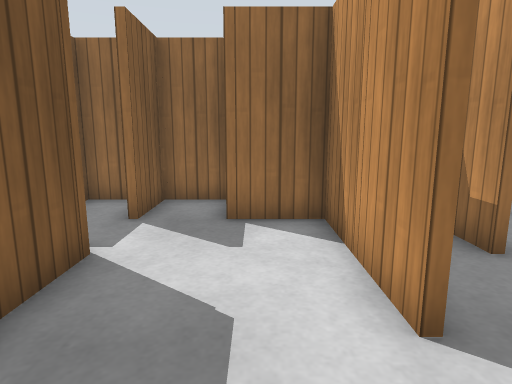
[1] (above)

24 first-person views from a walk through a robot-simulator world made for Gazebo. The camera is 0.86 m above the floor, tilts 10° down and sees 75° across. The floor is counted in squares, 0.5 m on a side. Each view is taken from the middle of a square. On the plan, view 1 faces up. The plan holds only what a view shows up to about 16 squares ahead; the rest is blank. Simple patterns stand in for the simulator's built-in surfaces.

[2]
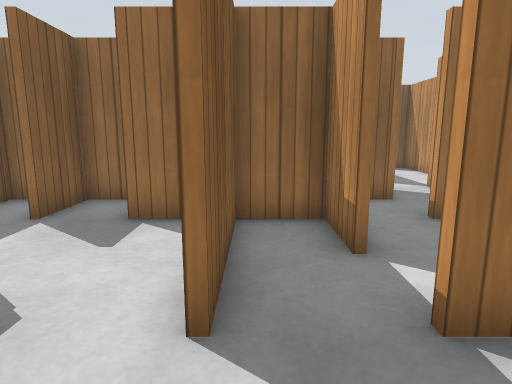

[3]
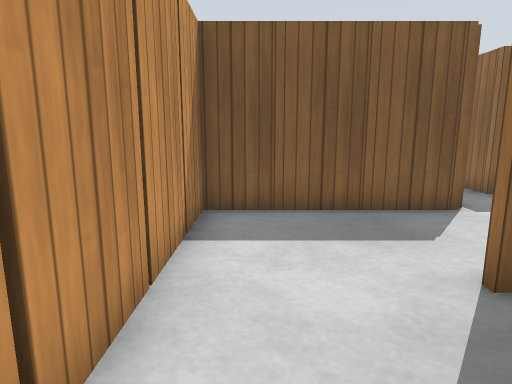

[4]
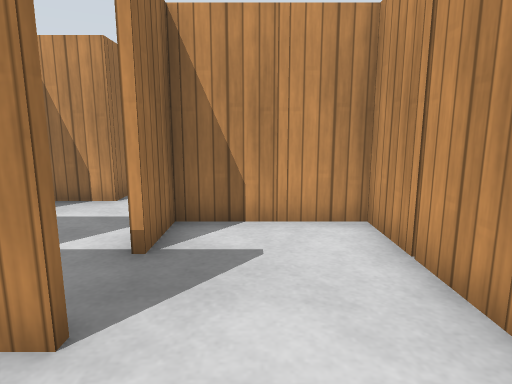

[5]
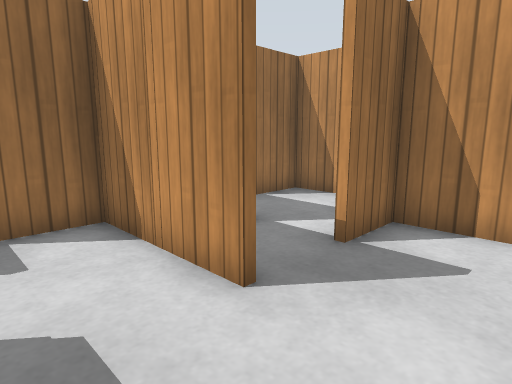

[6]
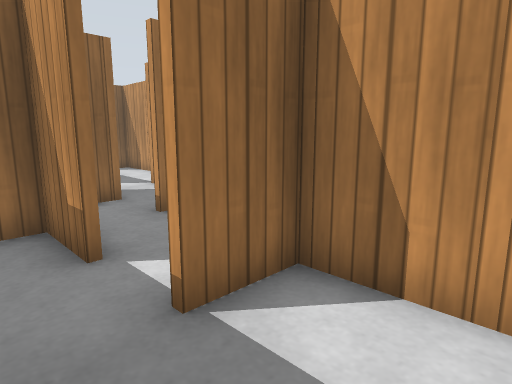

[7]
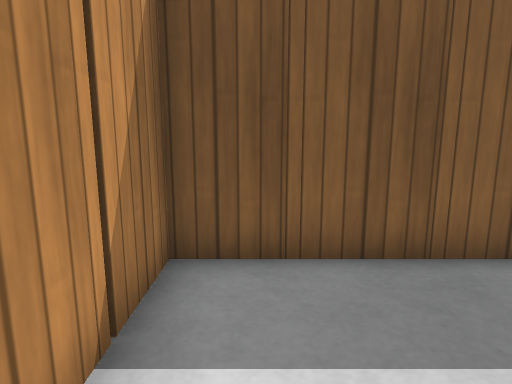

[8]
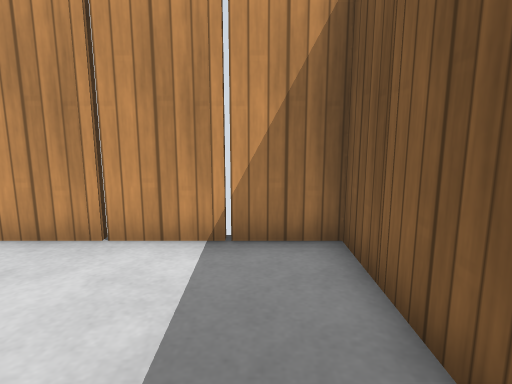

[9]
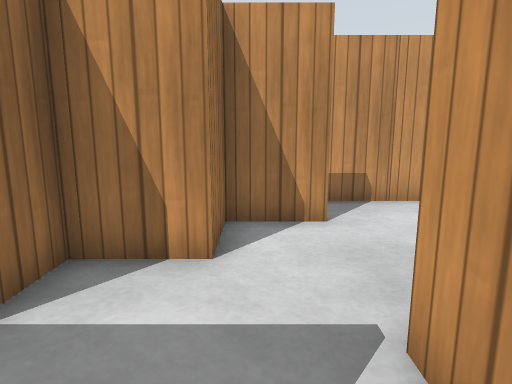

[10]
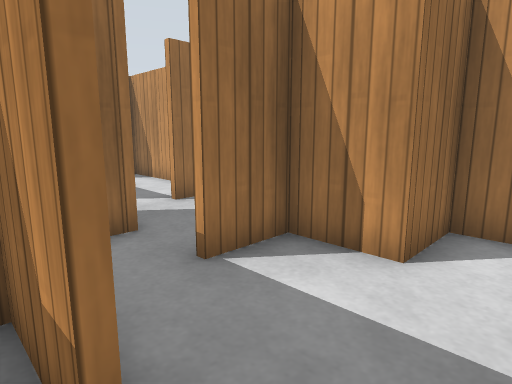

[11]
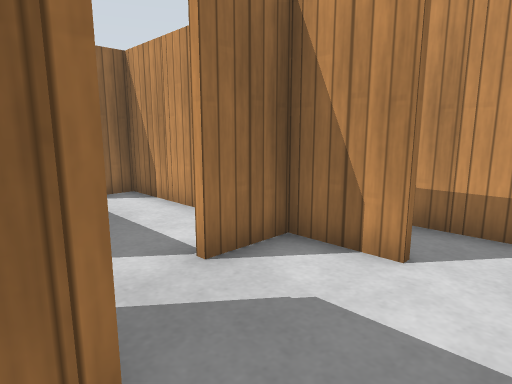

[12]
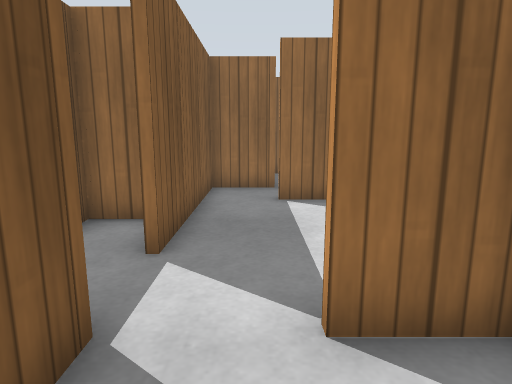

[13]
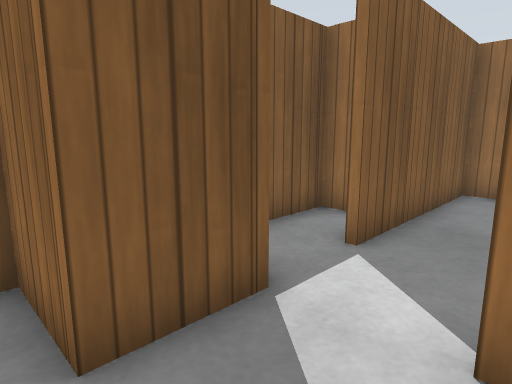

[14]
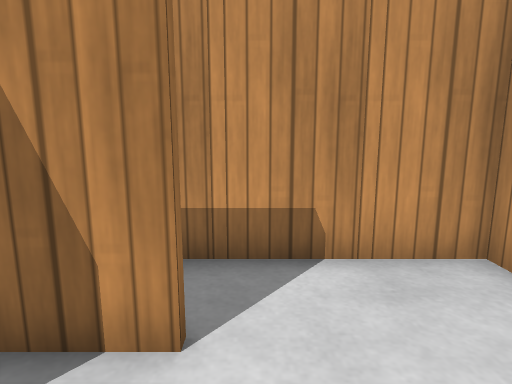

[15]
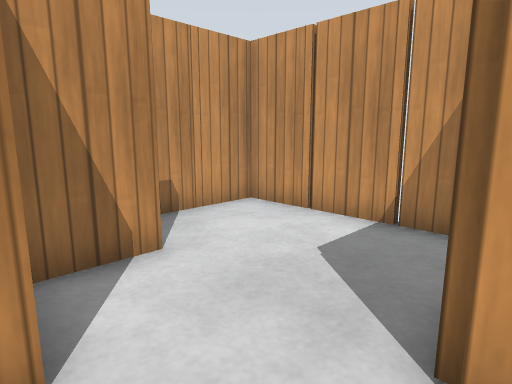

[16]
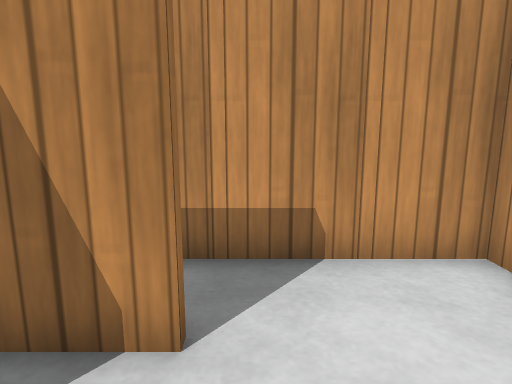

[17]
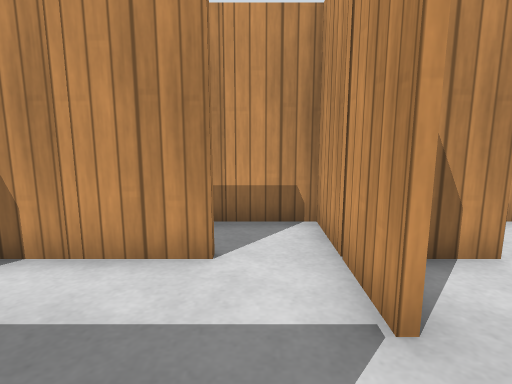

[18]
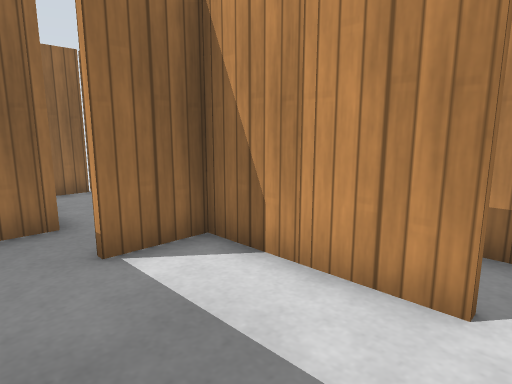

[19]
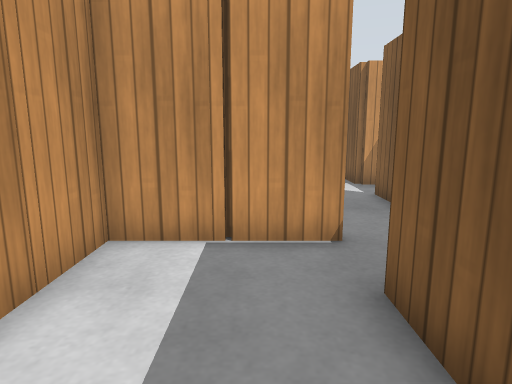

[20]
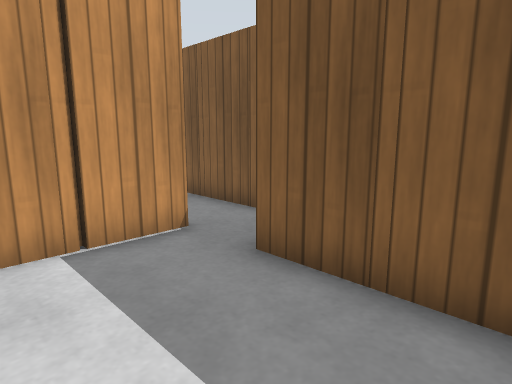

[21]
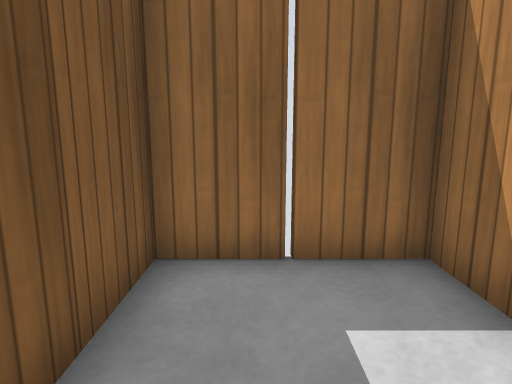

[22]
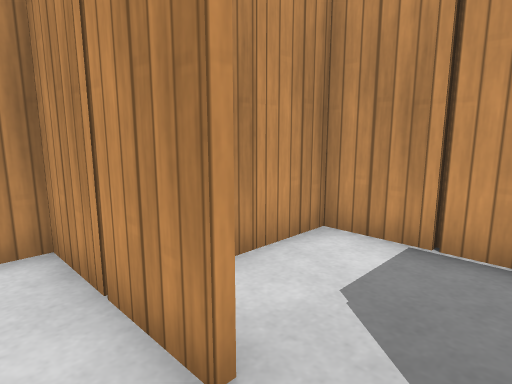

[23]
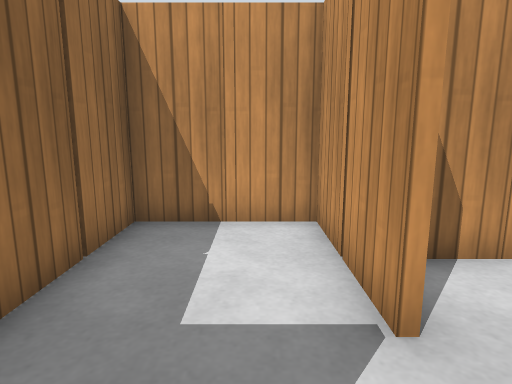

[24]
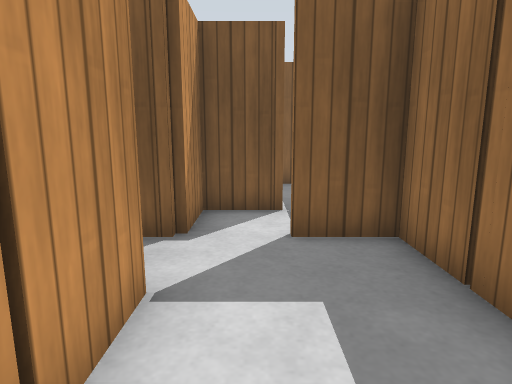

### Floor plan
Points are (right, up) in squares from view 1. A wall is a line through its corners. A room is listed if a view was taken in it or the views show most of it. See-through windows are left out.
Room 1 (views 1, 2, 3, 4, 5, 6, 7, 8, 9, 10, 11, 15)
walls: (1.4, 2.5) (1.4, 6.5); (1.6, 3.5) (1.6, 2.5); (1.6, 5.5) (1.6, 4.4); (3.4, 4.5) (3.4, 6.6) (-0.6, 6.6); (4.4, 2.8) (5.5, 2.8); (-2.4, 1.6) (-2.4, 0.5); (-2.4, 4.5) (-2.4, 2.5); (5.5, 2.6) (3.5, 2.6); (-2.4, -1.2) (5.4, -1.2) (5.4, 1.5); (-2.4, 7.5) (-2.4, 6.5); (-0.8, 8.6) (-1.5, 8.6)
ways out: opening at (6, 5) to room 3; opening at (-2, 6) to room 4; opening at (3.5, 7)
objects: wooden post (-2, 0); wooden post (-2, 2); wooden post (-2, 4); wooden post (0, -1); wooden post (2, -1); wooden post (2, 4); wooden post (2, 6); wooden post (2, 7); wooden post (4, -1); wooden post (4, 6)
Room 2 (views 12, 13, 14, 17, 18, 19, 20, 21, 22, 24)
walls: (5.6, 15.6) (5.6, 14.4); (7.5, 16.8) (11.4, 16.8) (11.4, 19.1); (5.6, 13.6) (5.6, 12.5); (5.6, 17.5) (5.6, 16.4); (9.5, 16.6) (7.5, 16.6); (9.4, 12.5) (9.4, 15.5); (3.6, 13.5) (3.6, 12.8); (7.5, 10.8) (11.4, 10.8) (11.4, 13); (2.5, 14.8) (5.4, 14.8) (5.4, 17.6); (7.6, 19.6) (7.6, 18.6) (6.5, 18.6); (4.9, 10.8) (5.5, 10.8); (9.5, 10.6) (7.5, 10.6); (3.5, 18.8) (7.4, 18.8) (7.4, 22.5); (5.6, 9.6) (5.6, 8.6); (1.6, 18.5) (1.6, 18); (9.4, 8.5) (9.4, 9.6); (11.4, 20.9) (11.4, 22.4) (1.6, 22.4) (1.6, 20.5); (7.6, 22.5) (7.6, 20.4); (10.9, 4.8) (11.4, 4.8) (11.4, 9.2)
ways out: opening at (-0.5, 16.7) to room 4; opening at (6, 8)
objects: wooden post (2, 18); wooden post (4, 14); wooden post (4, 15); wooden post (4, 23); wooden post (6, 10); wooden post (6, 14); wooden post (6, 16); wooden post (6, 18); wooden post (6, 19); wooden post (6, 23); wooden post (8, 6); wooden post (8, 20); wooden post (10, 10); wooden post (10, 11); wooden post (10, 14); wooden post (10, 16); wooden post (10, 17); wooden post (10, 23); wooden post (12, 6); wooden post (12, 8); wooden post (12, 12); wooden post (12, 18)
Room 3 (view 16)
walls: (9.4, 2.5) (9.4, 3.6); (9.5, 4.6) (7.4, 4.6) (7.4, 6.6) (5.5, 6.6); (6.5, -1.2) (11.4, -1.2) (11.4, 3.1)
ways out: opening at (6, 5) to room 1
objects: wooden post (6, 0); wooden post (6, 2); wooden post (8, -1); wooden post (10, -1); wooden post (10, 4); wooden post (12, 0); wooden post (12, 2)
Room 4 (view 23)
walls: (-3.4, 8.6) (-4.5, 8.6); (-4.4, 6.6) (-5.5, 6.6); (-0.4, 18.8) (1.5, 18.8)
ways out: opening at (-2, 6) to room 1; opening at (-0.5, 16.7) to room 2
objects: wooden post (-4, 8); wooden post (-2, 8); wooden post (-2, 9); wooden post (0, 20)

Where each view was taken, in squares from view 1:
view 1: 0 up, 0 right, facing up
view 2: 0 up, 2 right, facing up
view 3: 0 up, 5 right, facing left
view 4: 1 up, 1 left, facing right
view 5: 0 up, 1 left, facing up-right
view 6: 0 up, 2 right, facing up-right
view 7: 0 up, 2 right, facing left
view 8: 4 up, 1 left, facing down
view 9: 4 up, 3 right, facing right
view 10: 3 up, 3 right, facing up-right
view 11: 7 up, 5 right, facing up-right
view 12: 8 up, 7 right, facing up
view 13: 8 up, 8 right, facing up-left
view 14: 8 up, 7 right, facing right
view 15: 5 up, 5 right, facing down-right
view 16: 2 up, 7 right, facing right
view 17: 12 up, 5 right, facing right
view 18: 12 up, 6 right, facing up-right
view 19: 22 up, 9 right, facing down
view 20: 22 up, 11 right, facing down-left
view 21: 18 up, 9 right, facing up
view 22: 20 up, 2 right, facing down-right
view 23: 20 up, 1 right, facing right
view 24: 20 up, 7 right, facing left
